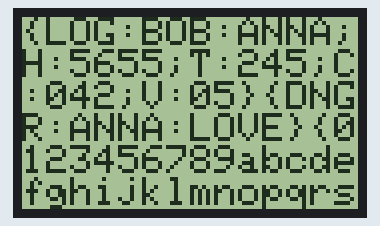
A sketch run on a simulated Arduino Uno, built with avr-gcc and run on an emulated ATmega328P. Shown: 84×48 one-colour display. Random numbers use the default seed unless the sketch sets one.

Above: at 0.45 s.
At 5.16 s:
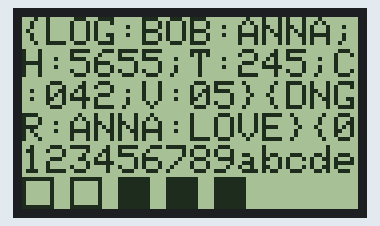
At 10.18 s:
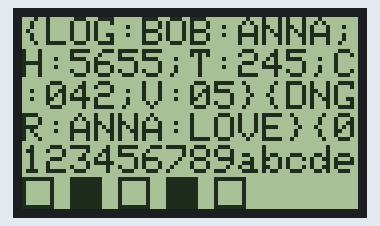
At 20.23 s:
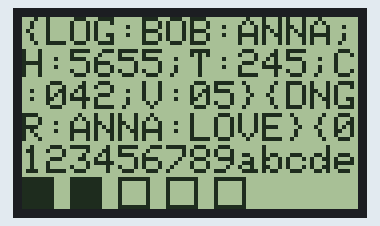
At 29.64 s:
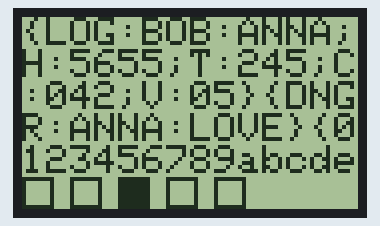
At 39.69 s:
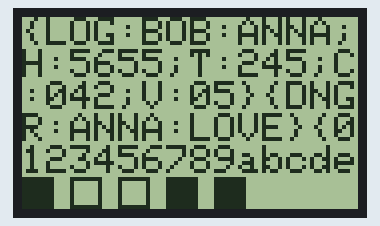

The sketch:

baseIndicators.ino
```cpp
#include <Adafruit_GFX.h>
#include <Adafruit_PCD8544.h>  //48*84
// Software SPI (slower updates, more flexible pin options):
// pin 6 - Serial clock out (SCLK)
// pin 5 - Serial data out (DIN)
// pin 4 - Data/Command select (D/C)
// pin 3 - LCD chip select (CS)
// pin 2 - LCD reset (RST)
Adafruit_PCD8544 myDisplay = Adafruit_PCD8544(6, 5, 4, 3, 2);

void setup() {
  delay(100);
  myDisplay.begin();
  myDisplay.setContrast(60);
  myDisplay.clearDisplay();
  myDisplay.setRotation(0);
}

void loop() {

  myDisplay.clearDisplay();
  myDisplay.setTextSize(1);
  myDisplay.setTextColor(BLACK);
  myDisplay.setCursor(0, 0);
  myDisplay.println("{LOG:BOB:ANNA;H:5655;T:245;C:042;V:05}{DNGR:ANNA:LOVE}{0123456789abcdefghijklmnopqrstuvwxyz}");
  myDisplay.display();

  myDisplay.fillRect(0, 40, 84, 8, 0);//x0, y0, w, h, color
  for (int i = 0; i < 5; i++) {
    myDisplay.fillRect(i * 12, 40, 8, 8, 1); //x0, y0, w, h, color
    if (random(0, 2) == 1) { //2 hours
      //sensor fault
      myDisplay.fillRect((i * 12 + 1), 41, 6, 6, 0); //x0, y0, w, h, color

    }
    else {
      //sensor ok
    }

  }
  myDisplay.display();

}
```
